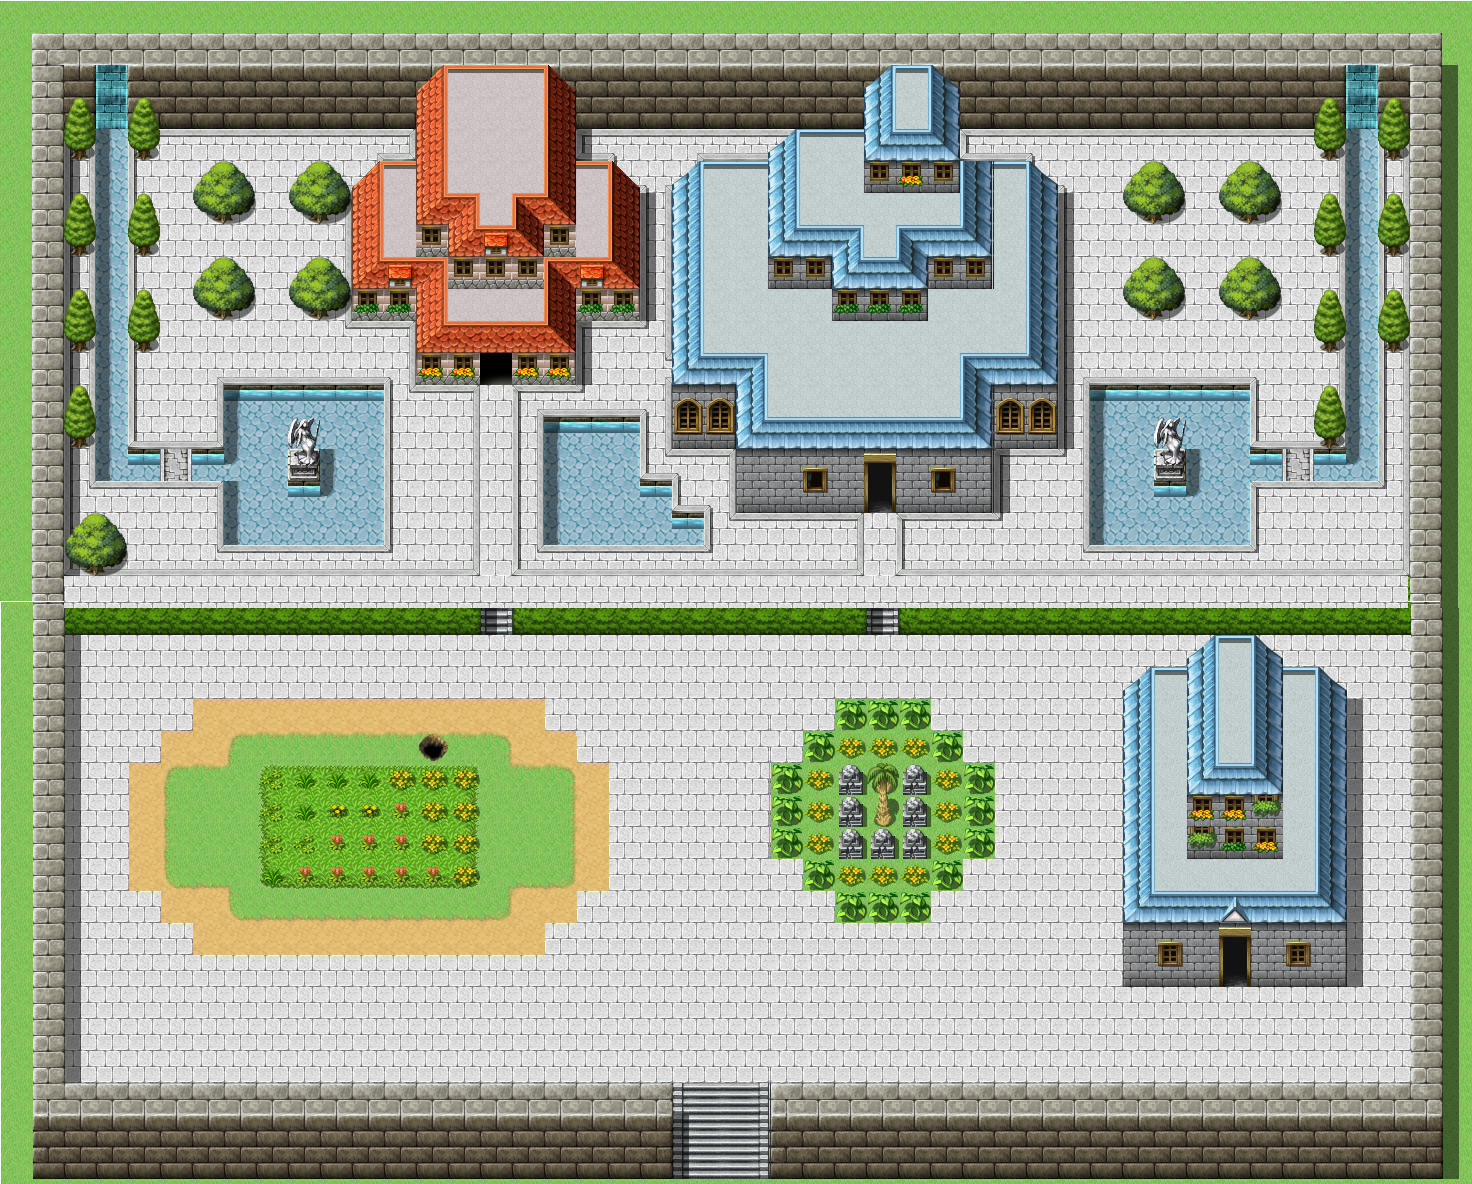

The image is a tile-based game level rendered from a .tmx file. Its description and source (layers, tilesets, objects; grid data summarised) follow:
An orthogonal 46x37 tile map with 32x32 px tiles, 3 tile layers (ground, meta, door) and 6 objects.

<map version="1.0" orientation="orthogonal" renderorder="right-down" width="46" height="37" tilewidth="32" tileheight="32" nextobjectid="7">
 <tileset firstgid="1" name="xiaoyuanshang" tilewidth="32" tileheight="32" tilecount="1702">
  <image source="xiaoyuanshang.png" width="1475" height="1212" />
 </tileset>
 <layer name="ground" width="46" height="37">
  <data>[1702 cells, 1702 non-empty, 1658 distinct tile ids]</data>
 </layer>
 <layer name="meta" width="46" height="37">
  <data>[1702 cells, 895 non-empty, 894 distinct tile ids]</data>
 </layer>
 <layer name="door" width="46" height="37">
  <data>[1702 cells, 5 non-empty, 5 distinct tile ids]</data>
 </layer>
 <objectgroup name="object">
  <object id="1" x="194" y="963" width="32" height="32" />
  <object id="2" x="1316" y="531" width="32" height="32" />
  <object id="3" x="161" y="319" width="32" height="32" />
  <object id="4" x="996" y="545" width="32" height="32" />
  <object id="5" x="902" y="962" width="32" height="32" />
  <object id="6" x="-33" y="628" />
 </objectgroup>
</map>